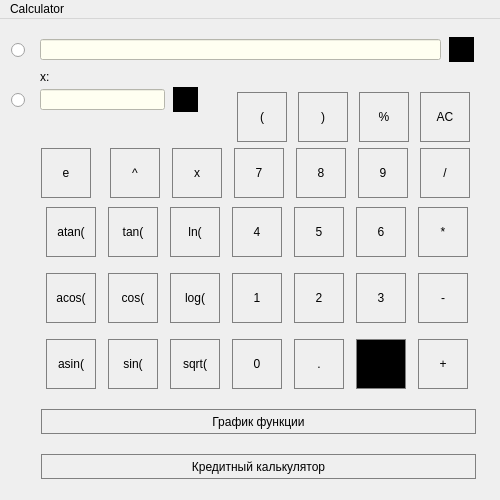
<?xml version="1.0" encoding="UTF-8"?>
<ui version="4.0">
 <class>SmartCalc</class>
 <widget class="QMainWindow" name="SmartCalc">
  <property name="geometry">
   <rect>
    <x>0</x>
    <y>0</y>
    <width>500</width>
    <height>500</height>
   </rect>
  </property>
  <property name="minimumSize">
   <size>
    <width>500</width>
    <height>500</height>
   </size>
  </property>
  <property name="maximumSize">
   <size>
    <width>500</width>
    <height>500</height>
   </size>
  </property>
  <property name="cursor">
   <cursorShape>ArrowCursor</cursorShape>
  </property>
  <property name="mouseTracking">
   <bool>false</bool>
  </property>
  <property name="windowTitle">
   <string>Calculator</string>
  </property>
  <widget class="QWidget" name="centralwidget">
   <widget class="QLineEdit" name="lineEdit_string">
    <property name="geometry">
     <rect>
      <x>40</x>
      <y>20</y>
      <width>401</width>
      <height>21</height>
     </rect>
    </property>
    <property name="minimumSize">
     <size>
      <width>401</width>
      <height>0</height>
     </size>
    </property>
    <property name="styleSheet">
     <string notr="true">color: rgb(0, 0, 0);
background-color: rgb(255, 255, 241);</string>
    </property>
   </widget>
   <widget class="QPushButton" name="pushButton_backspace">
    <property name="geometry">
     <rect>
      <x>449</x>
      <y>18</y>
      <width>25</width>
      <height>25</height>
     </rect>
    </property>
    <property name="minimumSize">
     <size>
      <width>25</width>
      <height>25</height>
     </size>
    </property>
    <property name="maximumSize">
     <size>
      <width>25</width>
      <height>25</height>
     </size>
    </property>
    <property name="styleSheet">
     <string notr="true">QPushButton {
   border: 1px solid black;
   background-color: rgb(0, 0, 0);
}
QPushButton:pressed {
    background-color: qlineargradient(x1: 0, y1: 0, x2: 0, y2: 1,
                                      stop: 0 #dadbde, stop: 1 #f6f7fa);
}</string>
    </property>
    <property name="text">
     <string>⌫</string>
    </property>
   </widget>
   <widget class="QLineEdit" name="lineEdit_x">
    <property name="geometry">
     <rect>
      <x>40</x>
      <y>70</y>
      <width>125</width>
      <height>21</height>
     </rect>
    </property>
    <property name="styleSheet">
     <string notr="true">color: rgb(0, 0, 0);
background-color: rgb(255, 255, 241);</string>
    </property>
   </widget>
   <widget class="QPushButton" name="pushButton_backspacex">
    <property name="geometry">
     <rect>
      <x>173</x>
      <y>68</y>
      <width>25</width>
      <height>25</height>
     </rect>
    </property>
    <property name="minimumSize">
     <size>
      <width>25</width>
      <height>25</height>
     </size>
    </property>
    <property name="maximumSize">
     <size>
      <width>25</width>
      <height>25</height>
     </size>
    </property>
    <property name="styleSheet">
     <string notr="true">QPushButton {
   border: 1px solid black;
   background-color: rgb(0, 0, 0);
}
QPushButton:pressed {
    background-color: qlineargradient(x1: 0, y1: 0, x2: 0, y2: 1,
                                      stop: 0 #dadbde, stop: 1 #f6f7fa);
}</string>
    </property>
    <property name="text">
     <string>⌫</string>
    </property>
   </widget>
   <widget class="QRadioButton" name="radioButton_x">
    <property name="geometry">
     <rect>
      <x>11</x>
      <y>72</y>
      <width>19</width>
      <height>18</height>
     </rect>
    </property>
    <property name="text">
     <string/>
    </property>
   </widget>
   <widget class="QRadioButton" name="radioButton_string">
    <property name="geometry">
     <rect>
      <x>11</x>
      <y>22</y>
      <width>19</width>
      <height>18</height>
     </rect>
    </property>
    <property name="text">
     <string/>
    </property>
   </widget>
   <widget class="QWidget" name="layoutWidget">
    <property name="geometry">
     <rect>
      <x>232</x>
      <y>72</y>
      <width>244</width>
      <height>52</height>
     </rect>
    </property>
    <layout class="QHBoxLayout" name="horizontalLayout_5">
     <item>
      <widget class="QPushButton" name="pushButton_bracketopen">
       <property name="minimumSize">
        <size>
         <width>50</width>
         <height>50</height>
        </size>
       </property>
       <property name="maximumSize">
        <size>
         <width>50</width>
         <height>50</height>
        </size>
       </property>
       <property name="styleSheet">
        <string notr="true">QPushButton {
   border: 1px solid gray;
}
QPushButton:pressed {
    background-color: qlineargradient(x1: 0, y1: 0, x2: 0, y2: 1,
                                      stop: 0 #dadbde, stop: 1 #f6f7fa);
}</string>
       </property>
       <property name="text">
        <string>(</string>
       </property>
      </widget>
     </item>
     <item>
      <widget class="QPushButton" name="pushButton_bracketclose">
       <property name="minimumSize">
        <size>
         <width>50</width>
         <height>50</height>
        </size>
       </property>
       <property name="maximumSize">
        <size>
         <width>50</width>
         <height>50</height>
        </size>
       </property>
       <property name="styleSheet">
        <string notr="true">QPushButton {
   border: 1px solid gray;
}
QPushButton:pressed {
    background-color: qlineargradient(x1: 0, y1: 0, x2: 0, y2: 1,
                                      stop: 0 #dadbde, stop: 1 #f6f7fa);
}</string>
       </property>
       <property name="text">
        <string>)</string>
       </property>
      </widget>
     </item>
     <item>
      <widget class="QPushButton" name="pushButton_mod">
       <property name="minimumSize">
        <size>
         <width>50</width>
         <height>50</height>
        </size>
       </property>
       <property name="maximumSize">
        <size>
         <width>50</width>
         <height>50</height>
        </size>
       </property>
       <property name="styleSheet">
        <string notr="true">QPushButton {
   border: 1px solid gray;
}
QPushButton:pressed {
    background-color: qlineargradient(x1: 0, y1: 0, x2: 0, y2: 1,
                                      stop: 0 #dadbde, stop: 1 #f6f7fa);
}</string>
       </property>
       <property name="text">
        <string>%</string>
       </property>
      </widget>
     </item>
     <item>
      <widget class="QPushButton" name="pushButton_AC">
       <property name="minimumSize">
        <size>
         <width>50</width>
         <height>50</height>
        </size>
       </property>
       <property name="maximumSize">
        <size>
         <width>50</width>
         <height>50</height>
        </size>
       </property>
       <property name="styleSheet">
        <string notr="true">QPushButton {
   border: 1px solid gray;
}
QPushButton:pressed {
    background-color: qlineargradient(x1: 0, y1: 0, x2: 0, y2: 1,
                                      stop: 0 #dadbde, stop: 1 #f6f7fa);
}</string>
       </property>
       <property name="text">
        <string>AC</string>
       </property>
      </widget>
     </item>
    </layout>
   </widget>
   <widget class="QWidget" name="layoutWidget">
    <property name="geometry">
     <rect>
      <x>40</x>
      <y>319</y>
      <width>436</width>
      <height>52</height>
     </rect>
    </property>
    <layout class="QHBoxLayout" name="horizontalLayout">
     <item>
      <widget class="QPushButton" name="pushButton_asin">
       <property name="minimumSize">
        <size>
         <width>50</width>
         <height>50</height>
        </size>
       </property>
       <property name="maximumSize">
        <size>
         <width>50</width>
         <height>50</height>
        </size>
       </property>
       <property name="styleSheet">
        <string notr="true">QPushButton {
   border: 1px solid gray;
}
QPushButton:pressed {
    background-color: qlineargradient(x1: 0, y1: 0, x2: 0, y2: 1,
                                      stop: 0 #dadbde, stop: 1 #f6f7fa);
}</string>
       </property>
       <property name="text">
        <string>asin(</string>
       </property>
      </widget>
     </item>
     <item>
      <widget class="QPushButton" name="pushButton_sin">
       <property name="minimumSize">
        <size>
         <width>50</width>
         <height>50</height>
        </size>
       </property>
       <property name="maximumSize">
        <size>
         <width>50</width>
         <height>50</height>
        </size>
       </property>
       <property name="styleSheet">
        <string notr="true">QPushButton {
   border: 1px solid gray;
}
QPushButton:pressed {
    background-color: qlineargradient(x1: 0, y1: 0, x2: 0, y2: 1,
                                      stop: 0 #dadbde, stop: 1 #f6f7fa);
}</string>
       </property>
       <property name="text">
        <string>sin(</string>
       </property>
      </widget>
     </item>
     <item>
      <widget class="QPushButton" name="pushButton_sqrt">
       <property name="minimumSize">
        <size>
         <width>50</width>
         <height>50</height>
        </size>
       </property>
       <property name="maximumSize">
        <size>
         <width>50</width>
         <height>50</height>
        </size>
       </property>
       <property name="styleSheet">
        <string notr="true">QPushButton {
   border: 1px solid gray;
}
QPushButton:pressed {
    background-color: qlineargradient(x1: 0, y1: 0, x2: 0, y2: 1,
                                      stop: 0 #dadbde, stop: 1 #f6f7fa);
}</string>
       </property>
       <property name="text">
        <string>sqrt(</string>
       </property>
      </widget>
     </item>
     <item>
      <widget class="QPushButton" name="pushButton_0">
       <property name="minimumSize">
        <size>
         <width>50</width>
         <height>50</height>
        </size>
       </property>
       <property name="maximumSize">
        <size>
         <width>50</width>
         <height>50</height>
        </size>
       </property>
       <property name="styleSheet">
        <string notr="true">QPushButton {
   border: 1px solid gray;
}
QPushButton:pressed {
    background-color: qlineargradient(x1: 0, y1: 0, x2: 0, y2: 1,
                                      stop: 0 #dadbde, stop: 1 #f6f7fa);
}</string>
       </property>
       <property name="text">
        <string>0</string>
       </property>
      </widget>
     </item>
     <item>
      <widget class="QPushButton" name="pushButton_dot">
       <property name="minimumSize">
        <size>
         <width>50</width>
         <height>50</height>
        </size>
       </property>
       <property name="maximumSize">
        <size>
         <width>50</width>
         <height>50</height>
        </size>
       </property>
       <property name="styleSheet">
        <string notr="true">QPushButton {
   border: 1px solid gray;
}
QPushButton:pressed {
    background-color: qlineargradient(x1: 0, y1: 0, x2: 0, y2: 1,
                                      stop: 0 #dadbde, stop: 1 #f6f7fa);
}</string>
       </property>
       <property name="text">
        <string>.</string>
       </property>
      </widget>
     </item>
     <item>
      <widget class="QPushButton" name="pushButton_result">
       <property name="minimumSize">
        <size>
         <width>50</width>
         <height>50</height>
        </size>
       </property>
       <property name="maximumSize">
        <size>
         <width>50</width>
         <height>50</height>
        </size>
       </property>
       <property name="styleSheet">
        <string notr="true">QPushButton {
   border: 1px solid gray;
   background-color: black
}
QPushButton:pressed {
    background-color: qlineargradient(x1: 0, y1: 0, x2: 0, y2: 1,
                                      stop: 0 #dadbde, stop: 1 #f6f7fa);
}</string>
       </property>
       <property name="text">
        <string>=</string>
       </property>
      </widget>
     </item>
     <item>
      <widget class="QPushButton" name="pushButton_addition">
       <property name="minimumSize">
        <size>
         <width>50</width>
         <height>50</height>
        </size>
       </property>
       <property name="maximumSize">
        <size>
         <width>50</width>
         <height>50</height>
        </size>
       </property>
       <property name="styleSheet">
        <string notr="true">QPushButton {
   border: 1px solid gray;
}
QPushButton:pressed {
    background-color: qlineargradient(x1: 0, y1: 0, x2: 0, y2: 1,
                                      stop: 0 #dadbde, stop: 1 #f6f7fa);
}</string>
       </property>
       <property name="text">
        <string>+</string>
       </property>
      </widget>
     </item>
    </layout>
   </widget>
   <widget class="QWidget" name="layoutWidget">
    <property name="geometry">
     <rect>
      <x>40</x>
      <y>253</y>
      <width>436</width>
      <height>52</height>
     </rect>
    </property>
    <layout class="QHBoxLayout" name="horizontalLayout_2">
     <item>
      <widget class="QPushButton" name="pushButton_acos">
       <property name="minimumSize">
        <size>
         <width>50</width>
         <height>50</height>
        </size>
       </property>
       <property name="maximumSize">
        <size>
         <width>50</width>
         <height>50</height>
        </size>
       </property>
       <property name="styleSheet">
        <string notr="true">QPushButton {
   border: 1px solid gray;
}
QPushButton:pressed {
    background-color: qlineargradient(x1: 0, y1: 0, x2: 0, y2: 1,
                                      stop: 0 #dadbde, stop: 1 #f6f7fa);
}</string>
       </property>
       <property name="text">
        <string>acos(</string>
       </property>
      </widget>
     </item>
     <item>
      <widget class="QPushButton" name="pushButton_cos">
       <property name="minimumSize">
        <size>
         <width>50</width>
         <height>50</height>
        </size>
       </property>
       <property name="maximumSize">
        <size>
         <width>50</width>
         <height>50</height>
        </size>
       </property>
       <property name="styleSheet">
        <string notr="true">QPushButton {
   border: 1px solid gray;
}
QPushButton:pressed {
    background-color: qlineargradient(x1: 0, y1: 0, x2: 0, y2: 1,
                                      stop: 0 #dadbde, stop: 1 #f6f7fa);
}</string>
       </property>
       <property name="text">
        <string>cos(</string>
       </property>
      </widget>
     </item>
     <item>
      <widget class="QPushButton" name="pushButton_log">
       <property name="minimumSize">
        <size>
         <width>50</width>
         <height>50</height>
        </size>
       </property>
       <property name="maximumSize">
        <size>
         <width>50</width>
         <height>50</height>
        </size>
       </property>
       <property name="styleSheet">
        <string notr="true">QPushButton {
   border: 1px solid gray;
}
QPushButton:pressed {
    background-color: qlineargradient(x1: 0, y1: 0, x2: 0, y2: 1,
                                      stop: 0 #dadbde, stop: 1 #f6f7fa);
}</string>
       </property>
       <property name="text">
        <string>log(</string>
       </property>
      </widget>
     </item>
     <item>
      <widget class="QPushButton" name="pushButton_1">
       <property name="minimumSize">
        <size>
         <width>50</width>
         <height>50</height>
        </size>
       </property>
       <property name="maximumSize">
        <size>
         <width>50</width>
         <height>50</height>
        </size>
       </property>
       <property name="styleSheet">
        <string notr="true">QPushButton {
   border: 1px solid gray;
}
QPushButton:pressed {
    background-color: qlineargradient(x1: 0, y1: 0, x2: 0, y2: 1,
                                      stop: 0 #dadbde, stop: 1 #f6f7fa);
}</string>
       </property>
       <property name="text">
        <string>1</string>
       </property>
      </widget>
     </item>
     <item>
      <widget class="QPushButton" name="pushButton_2">
       <property name="minimumSize">
        <size>
         <width>50</width>
         <height>50</height>
        </size>
       </property>
       <property name="maximumSize">
        <size>
         <width>50</width>
         <height>50</height>
        </size>
       </property>
       <property name="styleSheet">
        <string notr="true">QPushButton {
   border: 1px solid gray;
}
QPushButton:pressed {
    background-color: qlineargradient(x1: 0, y1: 0, x2: 0, y2: 1,
                                      stop: 0 #dadbde, stop: 1 #f6f7fa);
}</string>
       </property>
       <property name="text">
        <string>2</string>
       </property>
      </widget>
     </item>
     <item>
      <widget class="QPushButton" name="pushButton_3">
       <property name="minimumSize">
        <size>
         <width>50</width>
         <height>50</height>
        </size>
       </property>
       <property name="maximumSize">
        <size>
         <width>50</width>
         <height>50</height>
        </size>
       </property>
       <property name="styleSheet">
        <string notr="true">QPushButton {
   border: 1px solid gray;
}
QPushButton:pressed {
    background-color: qlineargradient(x1: 0, y1: 0, x2: 0, y2: 1,
                                      stop: 0 #dadbde, stop: 1 #f6f7fa);
}</string>
       </property>
       <property name="text">
        <string>3</string>
       </property>
      </widget>
     </item>
     <item>
      <widget class="QPushButton" name="pushButton_difference">
       <property name="minimumSize">
        <size>
         <width>50</width>
         <height>50</height>
        </size>
       </property>
       <property name="maximumSize">
        <size>
         <width>50</width>
         <height>50</height>
        </size>
       </property>
       <property name="styleSheet">
        <string notr="true">QPushButton {
   border: 1px solid gray;
}
QPushButton:pressed {
    background-color: qlineargradient(x1: 0, y1: 0, x2: 0, y2: 1,
                                      stop: 0 #dadbde, stop: 1 #f6f7fa);
}</string>
       </property>
       <property name="text">
        <string>-</string>
       </property>
      </widget>
     </item>
    </layout>
   </widget>
   <widget class="QWidget" name="layoutWidget">
    <property name="geometry">
     <rect>
      <x>40</x>
      <y>187</y>
      <width>436</width>
      <height>52</height>
     </rect>
    </property>
    <layout class="QHBoxLayout" name="horizontalLayout_3">
     <item>
      <widget class="QPushButton" name="pushButton_atan">
       <property name="minimumSize">
        <size>
         <width>50</width>
         <height>50</height>
        </size>
       </property>
       <property name="maximumSize">
        <size>
         <width>50</width>
         <height>50</height>
        </size>
       </property>
       <property name="styleSheet">
        <string notr="true">QPushButton {
   border: 1px solid gray;
}
QPushButton:pressed {
    background-color: qlineargradient(x1: 0, y1: 0, x2: 0, y2: 1,
                                      stop: 0 #dadbde, stop: 1 #f6f7fa);
}</string>
       </property>
       <property name="text">
        <string>atan(</string>
       </property>
      </widget>
     </item>
     <item>
      <widget class="QPushButton" name="pushButton_tan">
       <property name="minimumSize">
        <size>
         <width>50</width>
         <height>50</height>
        </size>
       </property>
       <property name="maximumSize">
        <size>
         <width>50</width>
         <height>50</height>
        </size>
       </property>
       <property name="styleSheet">
        <string notr="true">QPushButton {
   border: 1px solid gray;
}
QPushButton:pressed {
    background-color: qlineargradient(x1: 0, y1: 0, x2: 0, y2: 1,
                                      stop: 0 #dadbde, stop: 1 #f6f7fa);
}</string>
       </property>
       <property name="text">
        <string>tan(</string>
       </property>
      </widget>
     </item>
     <item>
      <widget class="QPushButton" name="pushButton_ln">
       <property name="minimumSize">
        <size>
         <width>50</width>
         <height>50</height>
        </size>
       </property>
       <property name="maximumSize">
        <size>
         <width>50</width>
         <height>50</height>
        </size>
       </property>
       <property name="styleSheet">
        <string notr="true">QPushButton {
   border: 1px solid gray;
}
QPushButton:pressed {
    background-color: qlineargradient(x1: 0, y1: 0, x2: 0, y2: 1,
                                      stop: 0 #dadbde, stop: 1 #f6f7fa);
}</string>
       </property>
       <property name="text">
        <string>ln(</string>
       </property>
      </widget>
     </item>
     <item>
      <widget class="QPushButton" name="pushButton_4">
       <property name="minimumSize">
        <size>
         <width>50</width>
         <height>50</height>
        </size>
       </property>
       <property name="maximumSize">
        <size>
         <width>50</width>
         <height>50</height>
        </size>
       </property>
       <property name="styleSheet">
        <string notr="true">QPushButton {
   border: 1px solid gray;
}
QPushButton:pressed {
    background-color: qlineargradient(x1: 0, y1: 0, x2: 0, y2: 1,
                                      stop: 0 #dadbde, stop: 1 #f6f7fa);
}</string>
       </property>
       <property name="text">
        <string>4</string>
       </property>
      </widget>
     </item>
     <item>
      <widget class="QPushButton" name="pushButton_5">
       <property name="minimumSize">
        <size>
         <width>50</width>
         <height>50</height>
        </size>
       </property>
       <property name="maximumSize">
        <size>
         <width>50</width>
         <height>50</height>
        </size>
       </property>
       <property name="styleSheet">
        <string notr="true">QPushButton {
   border: 1px solid gray;
}
QPushButton:pressed {
    background-color: qlineargradient(x1: 0, y1: 0, x2: 0, y2: 1,
                                      stop: 0 #dadbde, stop: 1 #f6f7fa);
}</string>
       </property>
       <property name="text">
        <string>5</string>
       </property>
      </widget>
     </item>
     <item>
      <widget class="QPushButton" name="pushButton_6">
       <property name="minimumSize">
        <size>
         <width>50</width>
         <height>50</height>
        </size>
       </property>
       <property name="maximumSize">
        <size>
         <width>50</width>
         <height>50</height>
        </size>
       </property>
       <property name="styleSheet">
        <string notr="true">QPushButton {
   border: 1px solid gray;
}
QPushButton:pressed {
    background-color: qlineargradient(x1: 0, y1: 0, x2: 0, y2: 1,
                                      stop: 0 #dadbde, stop: 1 #f6f7fa);
}</string>
       </property>
       <property name="text">
        <string>6</string>
       </property>
      </widget>
     </item>
     <item>
      <widget class="QPushButton" name="pushButton_mult">
       <property name="minimumSize">
        <size>
         <width>50</width>
         <height>50</height>
        </size>
       </property>
       <property name="maximumSize">
        <size>
         <width>50</width>
         <height>50</height>
        </size>
       </property>
       <property name="styleSheet">
        <string notr="true">QPushButton {
   border: 1px solid gray;
}
QPushButton:pressed {
    background-color: qlineargradient(x1: 0, y1: 0, x2: 0, y2: 1,
                                      stop: 0 #dadbde, stop: 1 #f6f7fa);
}</string>
       </property>
       <property name="text">
        <string>*</string>
       </property>
      </widget>
     </item>
    </layout>
   </widget>
   <widget class="QWidget" name="layoutWidget">
    <property name="geometry">
     <rect>
      <x>104</x>
      <y>128</y>
      <width>372</width>
      <height>52</height>
     </rect>
    </property>
    <layout class="QHBoxLayout" name="horizontalLayout_4">
     <item>
      <widget class="QPushButton" name="pushButton_pow">
       <property name="minimumSize">
        <size>
         <width>50</width>
         <height>50</height>
        </size>
       </property>
       <property name="maximumSize">
        <size>
         <width>50</width>
         <height>50</height>
        </size>
       </property>
       <property name="styleSheet">
        <string notr="true">QPushButton {
   border: 1px solid gray;
}
QPushButton:pressed {
    background-color: qlineargradient(x1: 0, y1: 0, x2: 0, y2: 1,
                                      stop: 0 #dadbde, stop: 1 #f6f7fa);
}</string>
       </property>
       <property name="text">
        <string>^</string>
       </property>
      </widget>
     </item>
     <item>
      <widget class="QPushButton" name="pushButton_xnumber">
       <property name="minimumSize">
        <size>
         <width>50</width>
         <height>50</height>
        </size>
       </property>
       <property name="maximumSize">
        <size>
         <width>50</width>
         <height>50</height>
        </size>
       </property>
       <property name="styleSheet">
        <string notr="true">QPushButton {
   border: 1px solid gray;
}
QPushButton:pressed {
    background-color: qlineargradient(x1: 0, y1: 0, x2: 0, y2: 1,
                                      stop: 0 #dadbde, stop: 1 #f6f7fa);
}</string>
       </property>
       <property name="text">
        <string>x</string>
       </property>
      </widget>
     </item>
     <item>
      <widget class="QPushButton" name="pushButton_7">
       <property name="minimumSize">
        <size>
         <width>50</width>
         <height>50</height>
        </size>
       </property>
       <property name="maximumSize">
        <size>
         <width>50</width>
         <height>50</height>
        </size>
       </property>
       <property name="styleSheet">
        <string notr="true">QPushButton {
   border: 1px solid gray;
}
QPushButton:pressed {
    background-color: qlineargradient(x1: 0, y1: 0, x2: 0, y2: 1,
                                      stop: 0 #dadbde, stop: 1 #f6f7fa);
}</string>
       </property>
       <property name="text">
        <string>7</string>
       </property>
      </widget>
     </item>
     <item>
      <widget class="QPushButton" name="pushButton_8">
       <property name="minimumSize">
        <size>
         <width>50</width>
         <height>50</height>
        </size>
       </property>
       <property name="maximumSize">
        <size>
         <width>50</width>
         <height>50</height>
        </size>
       </property>
       <property name="styleSheet">
        <string notr="true">QPushButton {
   border: 1px solid gray;
}
QPushButton:pressed {
    background-color: qlineargradient(x1: 0, y1: 0, x2: 0, y2: 1,
                                      stop: 0 #dadbde, stop: 1 #f6f7fa);
}</string>
       </property>
       <property name="text">
        <string>8</string>
       </property>
      </widget>
     </item>
     <item>
      <widget class="QPushButton" name="pushButton_9">
       <property name="minimumSize">
        <size>
         <width>50</width>
         <height>50</height>
        </size>
       </property>
       <property name="maximumSize">
        <size>
         <width>50</width>
         <height>50</height>
        </size>
       </property>
       <property name="styleSheet">
        <string notr="true">QPushButton {
   border: 1px solid gray;
}
QPushButton:pressed {
    background-color: qlineargradient(x1: 0, y1: 0, x2: 0, y2: 1,
                                      stop: 0 #dadbde, stop: 1 #f6f7fa);
}</string>
       </property>
       <property name="text">
        <string>9</string>
       </property>
      </widget>
     </item>
     <item>
      <widget class="QPushButton" name="pushButton_division">
       <property name="minimumSize">
        <size>
         <width>50</width>
         <height>50</height>
        </size>
       </property>
       <property name="maximumSize">
        <size>
         <width>50</width>
         <height>50</height>
        </size>
       </property>
       <property name="styleSheet">
        <string notr="true">QPushButton {
   border: 1px solid gray;
}
QPushButton:pressed {
    background-color: qlineargradient(x1: 0, y1: 0, x2: 0, y2: 1,
                                      stop: 0 #dadbde, stop: 1 #f6f7fa);
}</string>
       </property>
       <property name="text">
        <string>/</string>
       </property>
      </widget>
     </item>
    </layout>
   </widget>
   <widget class="QPushButton" name="pushButton_creditcalculator">
    <property name="geometry">
     <rect>
      <x>41</x>
      <y>435</y>
      <width>435</width>
      <height>25</height>
     </rect>
    </property>
    <property name="minimumSize">
     <size>
      <width>435</width>
      <height>25</height>
     </size>
    </property>
    <property name="maximumSize">
     <size>
      <width>435</width>
      <height>25</height>
     </size>
    </property>
    <property name="styleSheet">
     <string notr="true">QPushButton {
   border: 1px solid gray;
}
QPushButton:pressed {
    background-color: qlineargradient(x1: 0, y1: 0, x2: 0, y2: 1,
                                      stop: 0 #dadbde, stop: 1 #f6f7fa);
}</string>
    </property>
    <property name="text">
     <string>Кредитный калькулятор</string>
    </property>
   </widget>
   <widget class="QPushButton" name="pushButton_graph">
    <property name="geometry">
     <rect>
      <x>41</x>
      <y>390</y>
      <width>435</width>
      <height>25</height>
     </rect>
    </property>
    <property name="minimumSize">
     <size>
      <width>435</width>
      <height>25</height>
     </size>
    </property>
    <property name="maximumSize">
     <size>
      <width>435</width>
      <height>25</height>
     </size>
    </property>
    <property name="styleSheet">
     <string notr="true">QPushButton {
   border: 1px solid gray;
}
QPushButton:pressed {
    background-color: qlineargradient(x1: 0, y1: 0, x2: 0, y2: 1,
                                      stop: 0 #dadbde, stop: 1 #f6f7fa);
}</string>
    </property>
    <property name="text">
     <string>График функции</string>
    </property>
   </widget>
   <widget class="QLabel" name="label_x">
    <property name="geometry">
     <rect>
      <x>40</x>
      <y>50</y>
      <width>58</width>
      <height>16</height>
     </rect>
    </property>
    <property name="text">
     <string>x:</string>
    </property>
   </widget>
   <widget class="QPushButton" name="pushButton_e">
    <property name="geometry">
     <rect>
      <x>41</x>
      <y>129</y>
      <width>50</width>
      <height>50</height>
     </rect>
    </property>
    <property name="minimumSize">
     <size>
      <width>50</width>
      <height>50</height>
     </size>
    </property>
    <property name="maximumSize">
     <size>
      <width>50</width>
      <height>50</height>
     </size>
    </property>
    <property name="styleSheet">
     <string notr="true">QPushButton {
   border: 1px solid gray;
}
QPushButton:pressed {
    background-color: qlineargradient(x1: 0, y1: 0, x2: 0, y2: 1,
                                      stop: 0 #dadbde, stop: 1 #f6f7fa);
}</string>
    </property>
    <property name="text">
     <string>e</string>
    </property>
   </widget>
  </widget>
  <widget class="QMenuBar" name="menubar">
   <property name="geometry">
    <rect>
     <x>0</x>
     <y>0</y>
     <width>500</width>
     <height>22</height>
    </rect>
   </property>
   <widget class="QMenu" name="menuCalculator">
    <property name="title">
     <string>Calculator</string>
    </property>
   </widget>
   <addaction name="menuCalculator"/>
  </widget>
 </widget>
 <resources/>
 <connections/>
</ui>
